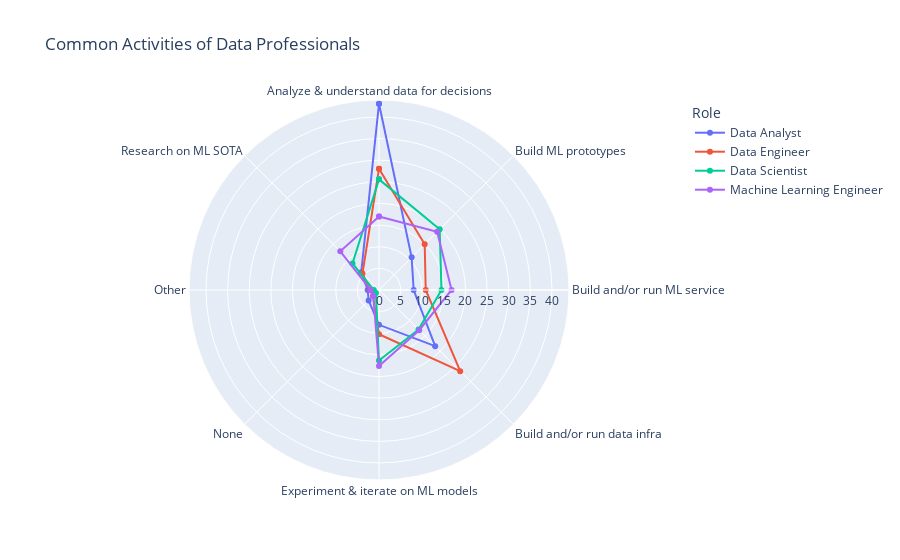

This figure's notebook cell:
### Markdown cell above
Let's plot the Main Activity classification.

### Code cell
dict_roles_main_activities = {} # dict buffer for storing the results
for_df_concat = [] # buffer for collecting temporary DF

fig = go.Figure() # instantiate the plot

# loop through each value of dict of skills of roles
for k,v in dict_roles.items():
    tmp = get_common_skills(v) # process common skills
    tmp = normalize_main_activities(tmp['Main Activity']) # get only "Main Activity" classification then normalize
    tmp = [(k, code_activities[t[0]], t[1]*100) for t in tmp] # shorten each main activity and multiply the value by 100
    
    dict_roles_main_activities[k] = tmp # store
    
    # set the results as a DF then store it
    df_tmp = pd.DataFrame(tmp, columns=['Role', 'Main Activity', 'Normalized Score'])
    for_df_concat.append(df_tmp)
    
# concat all DFs then plot the chart
df_concat = pd.concat(for_df_concat, axis=0)
df_concat.sort_values(['Role', 'Main Activity'], inplace=True) # sort with relevant order
fig = px.line_polar(df_concat,
                    r="Normalized Score", 
                    theta="Main Activity", 
                    color="Role",
                    line_close=True,
                    markers=True, 
                    title='Common Activities of Data Professionals')
fig.show()

### Figure 1 — Plotly figure (JSON) as saved in the notebook; plotly's stock layout.template omitted (floating-point values rounded to 4 significant figures)
{"data": [{"hovertemplate": "Role=Data Analyst<br>Normalized Score=%{r}<br>Main Activity=%{theta}<extra></extra>", "legendgroup": "Data Analyst", "line": {"color": "#636efa", "dash": "solid"}, "marker": {"symbol": "circle"}, "mode": "lines+markers", "name": "Data Analyst", "r": [43.07, 10.67, 8.016, 18.36, 8.057, 3.395, 2.618, 5.808, 43.07], "showlegend": true, "subplot": "polar", "theta": ["Analyze & understand data for decisions", "Build ML prototypes", "Build and/or run ML service", "Build and/or run data infra", "Experiment & iterate on ML models", "None", "Other", "Research on ML SOTA", "Analyze & understand data for decisions"], "type": "scatterpolar"}, {"hovertemplate": "Role=Data Engineer<br>Normalized Score=%{r}<br>Main Activity=%{theta}<extra></extra>", "legendgroup": "Data Engineer", "line": {"color": "#EF553B", "dash": "solid"}, "marker": {"symbol": "circle"}, "mode": "lines+markers", "name": "Data Engineer", "r": [28.05, 14.94, 10.8, 26.55, 10.23, 1.954, 2.069, 5.402, 28.05], "showlegend": true, "subplot": "polar", "theta": ["Analyze & understand data for decisions", "Build ML prototypes", "Build and/or run ML service", "Build and/or run data infra", "Experiment & iterate on ML models", "None", "Other", "Research on ML SOTA", "Analyze & understand data for decisions"], "type": "scatterpolar"}, {"hovertemplate": "Role=Data Scientist<br>Normalized Score=%{r}<br>Main Activity=%{theta}<extra></extra>", "legendgroup": "Data Scientist", "line": {"color": "#00cc96", "dash": "solid"}, "marker": {"symbol": "circle"}, "mode": "lines+markers", "name": "Data Scientist", "r": [25.58, 19.84, 14.45, 12.93, 16.32, 1.011, 1.203, 8.665, 25.58], "showlegend": true, "subplot": "polar", "theta": ["Analyze & understand data for decisions", "Build ML prototypes", "Build and/or run ML service", "Build and/or run data infra", "Experiment & iterate on ML models", "None", "Other", "Research on ML SOTA", "Analyze & understand data for decisions"], "type": "scatterpolar"}, {"hovertemplate": "Role=Machine Learning Engineer<br>Normalized Score=%{r}<br>Main Activity=%{theta}<extra></extra>", "legendgroup": "Machine Learning Engineer", "line": {"color": "#ab63fa", "dash": "solid"}, "marker": {"symbol": "circle"}, "mode": "lines+markers", "name": "Machine Learning Engineer", "r": [17.01, 19.02, 16.78, 13.14, 17.58, 1.894, 1.932, 12.65, 17.01], "showlegend": true, "subplot": "polar", "theta": ["Analyze & understand data for decisions", "Build ML prototypes", "Build and/or run ML service", "Build and/or run data infra", "Experiment & iterate on ML models", "None", "Other", "Research on ML SOTA", "Analyze & understand data for decisions"], "type": "scatterpolar"}], "layout": {"legend": {"title": {"text": "Role"}, "tracegroupgap": 0}, "polar": {"angularaxis": {"direction": "clockwise", "rotation": 90}, "domain": {"x": [0, 1], "y": [0, 1]}}, "title": {"text": "Common Activities of Data Professionals"}}}
